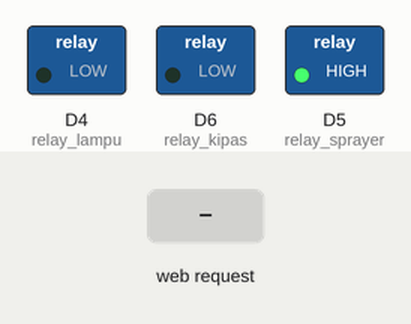
This sketch was run on a simulated ESP8266 (NodeMCU). Parts: switched loads named in the sketch (green lamp = pin HIGH). Inputs (shaded band) come from the test bench. WiFi joins after 1.5 s; servers stay silent unless stated; uploads are accepted with an empty reply; random numbers use the default seed unless the sketch sets one; EEPROM starts erased; what the sketch prints to the serial monitor is not drawn.

Above: at 2.7 s.
2.8 s: HTTP request GET /sprayer_on received
At 8.3 s:
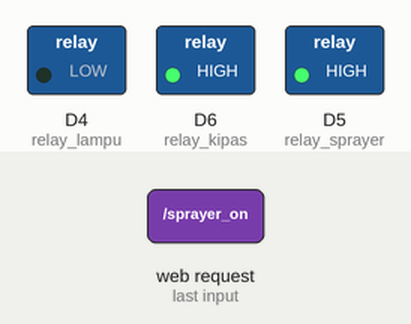
11.3 s: HTTP request GET /kipas_on received
At 19.5 s:
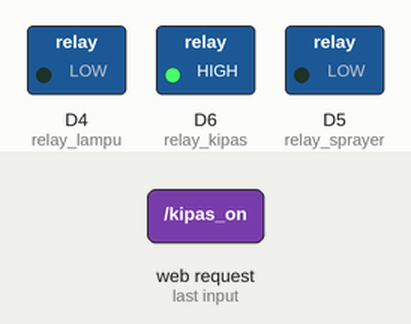
19.8 s: HTTP request GET /kipas_off received
At 30.7 s:
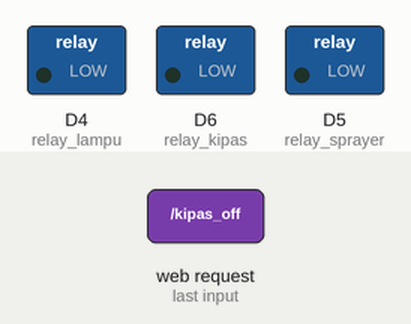
Timing chart, 0 to 32.4 s (numbered marks = the images above; inputs shaded):
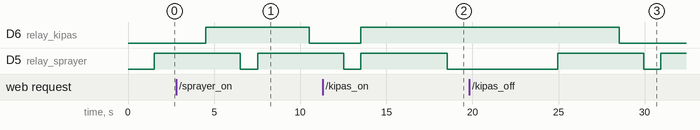

Measured:
- after the input at 19.8 s, D6 (relay_kipas): HIGH → LOW after 8.7 s

The sketch:

IM_WEB.ino
```cpp
#include <ArduinoOTA.h>
#include <ESP8266WebServer.h>
//#include WebServer???     //esp32
#include <Ticker.h>
//#include <LiquidCrystal_I2C.h>
//#include <DHT.h>
#include <ESP8266WiFi.h>
//#include <WiFi.h>     //esp32
#include <ESP8266HTTPClient.h>
//#include <HTTPClient.h>  //esp32
#include <WiFiClientSecure.h>
//#include <RTClib.h>
#include <EEPROM.h>
#include "web.h"


ESP8266WebServer server(80);

// Password untuk autentikasi OTA
const char* ota_password = "123";
void setupOTA();
String OTA_msg = "Update #2";

// Google script Web_App_URL.
String Web_App_URL = "https://script.google.com/macros/s/AKfycbz3S04CGjpaPvaXhfWPEMwXwXurooe9cCbCTPkuVKQfBuWraHT5OzGsCln2pL3PFu-r/exec";
void spreadsheet();
int dataSpreadsheet;
String warning;

char ssid[] = "Prastzy.net";
char pass[] = "123456781";
//const char* ssid ="bebas";
//const char* password = "akunulisaja";

//#define DHTPIN 4
//#define DHTTYPE DHT22
#define relay_kipas D6//19
#define relay_sprayer D5//18
#define relay_lampu D4//17
//#define LDR_PIN 34 //analog pin

//LiquidCrystal_I2C lcd(0x27, 20, 4);
//DHT dht(DHTPIN, DHTTYPE);

//RTC_DS1307 rtc;
int setWaktu1 [] = {4,0,0}; //jam, menit, detik
int setWaktu2 [] = {5,0,0};
int setWaktu3 [] = {18,0,0};

int lightValue;
float temperature, humidity;
float set_temperature = 30;
float set_humidity = 80;
float set_light = 1000;
long lama_cahaya, lama_lampu, waktu_lampu;
#define EEPROM_SIZE 12
String kondisi_kipas = "Padam", kondisi_sprayer = "Padam", kondisi_lampu = "Padam";
bool jam4, jam5_18, jam18_4, status_kipas, status_sprayer, status_lampu;

void baca_RTC();
void setup_wifi();
void kontrol_sprayer();
void handleRoot();
void handleNotFound();
void handleData();

Ticker task1, task2, task3;
void monitoring();
void kontrol_kipas();
void kontrol_lampu();

void setup() {
  Serial.begin(115200);
  pinMode(relay_kipas, OUTPUT);
  pinMode(relay_sprayer, OUTPUT);
  pinMode(relay_lampu, OUTPUT);
  //pinMode(LDR_PIN, INPUT);

  setup_wifi();
  //dht.begin();
  //lcd.init();
  /*
  lcd.backlight();
  lcd.setCursor(3,1);
  lcd.print("START  PROGRAM");
  lcd.setCursor(3,2);
  lcd.print("==============");
  delay(1000);
  lcd.clear();
  */

  // Inisialisasi EEPROM
  EEPROM.begin(EEPROM_SIZE);
  // Membaca nilai terakhir dari EEPROM
  lama_cahaya = readLong(0); // Offset 0
  waktu_lampu = readLong(4); // Offset 4
  lama_lampu = readLong(8); // Offset 8
  // Menampilkan nilai awal dari EEPROM
  Serial.println("Nilai Lama Cahaya dari EEPROM: " + String(lama_cahaya));
  Serial.println("Nilai Lama Lampu dari EEPROM: " + String(lama_lampu));
  Serial.println("Nilai Waktu Lampu dari EEPROM: " + String(waktu_lampu));


  /*
   if (! rtc.begin()) {
    Serial.println("RTC tidak ditemukan");
    while (1);
  }

  if (!rtc.isrunning()) {
    Serial.println("RTC tidak berjalan, setting waktu...");
    rtc.adjust(DateTime(F(__DATE__), F(__TIME__))); // Set waktu sesuai waktu kompilasi
  }
  */
  ArduinoOTA.setHostname("esp8266 - Iklim Mikro");
  ArduinoOTA.setPassword(ota_password);
  ArduinoOTA.begin();
  task1.attach(3, monitoring);
  task2.attach(3, kontrol_kipas);
  task3.attach(3, kontrol_lampu);

  server.on("/", [](){
    handleRoot();
  });
  //kipas
  server.on("/kipas_on", [](){
    Serial.println("");
    Serial.print("/kipas_on");
    Serial.println("");
    status_kipas = true;
    handleRoot();
  });
  server.on("/kipas_off", [](){
    Serial.println("");
    Serial.print("/kipas_off");
    Serial.println("");
    status_kipas = false;
    handleRoot();
  });
  //sprayer
  server.on("/sprayer_on", [](){
    Serial.println("");
    Serial.print("/sprayer_on");
    Serial.println("");
    status_sprayer = true;
    handleRoot();
  });
  server.on("/sprayer_off", [](){
    Serial.println("");
    Serial.print("/sprayer_off");
    Serial.println("");
    status_sprayer = false;
    handleRoot();
  });
  //lampu
  server.on("/lampu_on", [](){
    Serial.println("");
    Serial.print("/lampu_on");
    Serial.println("");
    status_lampu = true;
    handleRoot();
  });
  server.on("/lampu_off", [](){
    Serial.println("");
    Serial.print("/lampu_off");
    Serial.println("");
    status_lampu = false;
    handleRoot();
  });

  server.on("/data", handleData);
  server.onNotFound(handleNotFound);
  server.begin();
  Serial.println("HTTP server started");
}

void loop() {
  kontrol_sprayer();

  ArduinoOTA.handle();
  if (status_kipas){
    spreadsheet();
    delay(5000);
  }
  delay(1000);
}

//Task monitoring
void monitoring() {
/*
    //baca sensor
    temperature = dht.readTemperature();
    humidity = dht.readHumidity();
    lightValue = analogRead(LDR_PIN);
    baca_RTC();

    //serial monitor
    Serial.print("Suhu : "); Serial.println(temperature);
    Serial.print("Kelembaban : "); Serial.println(humidity);
    Serial.print("Cahaya : "); Serial.println(lightValue);
    Serial.println("");
*/
    server.handleClient();
    temperature = random(25, 36);
    humidity = random(70, 91);
    lightValue = random(500, 1000);
    //Print LCD
    /*
    lcd.setCursor(0, 1);
    lcd.print("Temp: "); lcd.print(temperature); lcd.print(" C");
    lcd.setCursor(0, 2);
    lcd.print("Hum: "); lcd.print(humidity); lcd.print(" %");
    lcd.setCursor(0, 3);
    lcd.print("LDR: "); lcd.print(lightValue);
    */
}

//Task pengkondisian kipas
void kontrol_kipas(){
    if (temperature > set_temperature){
      digitalWrite (relay_kipas, HIGH);
      kondisi_kipas = "Menyala";
    }
    else if (temperature <= set_temperature) {
      if (status_kipas){
        digitalWrite (relay_kipas, HIGH);
        kondisi_kipas = "Menyala";
      }else {
        digitalWrite (relay_kipas, LOW);
        kondisi_kipas = "Padam";
      }
    }
}

//Task pengkondisian sprayer
void kontrol_sprayer(){
    if (humidity < set_humidity){
      digitalWrite (relay_sprayer, HIGH);
      kondisi_sprayer = "Menyala";
      delay(5000);
      digitalWrite (relay_sprayer, LOW);
      kondisi_sprayer = "Padam";
    }
    else if (humidity >= set_humidity) {
      if (status_sprayer){
        digitalWrite (relay_sprayer, HIGH);
        kondisi_sprayer = "Menyala";
        delay(5000);
        digitalWrite (relay_sprayer, LOW);
        kondisi_sprayer = "Padam";
      }else {
        digitalWrite (relay_sprayer, LOW);
        kondisi_sprayer = "Padam";
      }
    }
}

//task baca cahaya
void kontrol_lampu () {
    //DateTime now = rtc.now();
    //jam 4 pagi, reset
    //reset dibuat antara jam 04:00:00 sampai 04:00:10
    //if (now.hour() == setWaktu1[0] && now.minute() == setWaktu[1] && now.second() == setWaktu[2]){
    if (jam4 == true) {
      //Serial.println("reset lama_cahaya menjadi 0");
      lama_cahaya = 0;
      //Serial.println("reset lama_lampu menjadi 0");
      waktu_lampu = 0;
      lama_lampu = 100;
    }
    //jam 5 sampai jam 18, menghitung lama cahaya
    //if (now.hour() > setWaktu2[0] && now.hour() < setWaktu3[0]){
    if (jam5_18 == true) {
        if (lightValue >= set_light) {
          if (lama_cahaya >= 99){
            Serial.print("lama cahaya :"); Serial.println(lama_cahaya);
          }else {
            lama_cahaya += 3;
            Serial.print("lama cahaya :"); Serial.println(lama_cahaya);
          }
        }
        else {
           Serial.print("lama cahaya :"); Serial.println(lama_cahaya);
        }
        lama_lampu = (100 - lama_cahaya);
        Serial.print("lama lampu : "); Serial.println(lama_lampu);
    }
    //jam 18 sampai jam 3 , menyalakan lampu
    //if (now.hour() > setWaktu3[0] && now.hour() < setWaktu1[0]){
    if (jam18_4 == true) {
      if (waktu_lampu >= 0 && waktu_lampu < lama_lampu) {
        digitalWrite (relay_lampu, HIGH);
        kondisi_lampu = "Menyala";
        waktu_lampu += 3;
        Serial.print("lampu menyala : "); Serial.println(waktu_lampu);
      }
      else if (waktu_lampu >= lama_lampu){
        if (status_lampu){
          digitalWrite (relay_lampu, HIGH);
          kondisi_lampu = "Menyala";
        }else {
          Serial.println("lampu padam");
          digitalWrite (relay_lampu, LOW);
          kondisi_lampu = "Padam";
        }
      }
    }
    // Simpan nilai terbaru ke EEPROM
    writeLong(0, lama_cahaya); // Simpan di offset 0
    writeLong(4, waktu_lampu); // Simpan di offset 4
    writeLong(8, lama_lampu); // Simpan di offset 8
    EEPROM.commit(); // Pastikan data tersimpan ke memori
}

// Fungsi untuk membaca long dari EEPROM
long readLong(int address) {
  long value = 0;
  for (int i = 0; i < 4; i++) {
    value |= (EEPROM.read(address + i) << (8 * i));
  }
  return value;
}

// Fungsi untuk menulis long ke EEPROM
void writeLong(int address, long value) {
  for (int i = 0; i < 4; i++) {
    EEPROM.write(address + i, (value >> (8 * i)) & 0xFF);
  }
}

void setup_wifi() {
  delay(10);
  Serial.println();
  Serial.print("Menghubungkan ke ");
  Serial.println(ssid);
  WiFi.begin(ssid, pass);
  while (WiFi.status() != WL_CONNECTED) {
    delay(500);
    Serial.print(".");
  }
  Serial.println("");
  Serial.print("Terhubung ke WiFi dengan IP: ");
  Serial.println(WiFi.localIP());
}

void baca_RTC(){
  //Serial monitor
  /*
  Serial.print("Current time: ");
  Serial.print(now.year(), DEC);
  Serial.print('/');
  Serial.print(now.month(), DEC);
  Serial.print('/');
  Serial.print(now.day(), DEC);
  Serial.print(" (");
  Serial.print(daysOfTheWeek[now.dayOfTheWeek()]);
  Serial.print(") ");
  Serial.print(" - ");
  Serial.print(now.hour(), DEC);
  Serial.print(':');
  Serial.print(now.minute(), DEC);
  Serial.print(':');
  Serial.print(now.second(), DEC);
  Serial.println();
  //LCD
  lcd.setCursor(0,0);
  lcd.print(now.year(), DEC);
  lcd.print('/');
  lcd.print(now.month(), DEC);
  lcd.print('/');
  lcd.print(now.day(), DEC);
  lcd.print(" - ");
  lcd.print(now.hour(), DEC);
  lcd.print(':');
  lcd.print(now.minute(), DEC);
  lcd.print(':');
  lcd.print(now.second(), DEC);
  */
}

void spreadsheet(){
  // This condition is the condition for sending or writing data to Google Sheets.
  if (WiFi.status() == WL_CONNECTED) {
    String Send_Data_URL = Web_App_URL + "?sts=write";
    Send_Data_URL += "&lightValue=" + String (lightValue);
    Send_Data_URL += "&temperature=" + String(temperature);
    Send_Data_URL += "&humidity=" + String(humidity);
    Send_Data_URL += "&kipas=" + kondisi_kipas;
    Send_Data_URL += "&sprayer=" + kondisi_sprayer;
    Serial.println();
    Serial.println("-------------");
    Serial.println("Send data to Google Spreadsheet...");
    Serial.print("URL : ");
    Serial.println(Send_Data_URL);

      WiFiClientSecure client;
      client.setInsecure(); // Nonaktifkan validasi SSL
      HTTPClient http;
      http.begin(client, Send_Data_URL);
      http.setFollowRedirects(HTTPC_STRICT_FOLLOW_REDIRECTS);
      int httpCode = http.GET();
      http.end();

      String Read_Data_URL = Web_App_URL + "?sts=read";
      http.begin(client, Read_Data_URL);
      http.setFollowRedirects(HTTPC_STRICT_FOLLOW_REDIRECTS);
      httpCode = http.GET();
      Serial.print("HTTP Status Code : ");
      Serial.println(httpCode);
      if (httpCode > 0) {
        String payload = http.getString();
        Serial.println("Data ke : " + payload);
        dataSpreadsheet = payload.toInt();
      }
      http.end();
      Serial.println("-------------");
  }
}


void handleRoot() {
  server.send(200, "text/html", SendHTML(temperature, humidity, lightValue, kondisi_kipas, kondisi_sprayer, kondisi_lampu));
}

void handleNotFound(){
  String message = "File Not Found\n\n";
  message += "URI: ";
  message += server.uri();
  message += "\nMethod: ";
  message += (server.method() == HTTP_GET)?"GET":"POST";
  message += "\nArguments: ";
  message += server.args();
  message += "\n";
  for (uint8_t i=0; i<server.args(); i++){
  message += " " + server.argName(i) + ": " + server.arg(i)+ "\n";
  }
  server.send(404, "text/plain", message);
}

void handleData() {
  String json = "{";
  json += "\"temperature\":" + String(temperature) + ",";
  json += "\"humidity\":" + String(humidity) + ",";
  json += "\"lightValue\":" + String(lightValue) + ",";
  json += "\"kondisi_kipas\":\"" + kondisi_kipas + "\",";
  json += "\"kondisi_sprayer\":\"" + kondisi_sprayer + "\",";
  json += "\"kondisi_lampu\":\"" + kondisi_lampu + "\"";
  json += "}";
  server.sendHeader("Cache-Control", "no-cache, no-store, must-revalidate");
  server.sendHeader("Pragma", "no-cache");
  server.sendHeader("Expires", "-1");
  server.send(200, "application/json", json);
}
```

Apps_Script.ino
```cpp
//Program ESP_Spreadsheet Iklim Mikro

/*
function doGet(e) {
  Logger.log(JSON.stringify(e));
  var result = 'Ok';
  if (e.parameter == 'undefined') {
    result = 'No Parameters';
  }
  else {
    var sheet_id = '1IKQU8h4dVo9KKv69Chr1sNzfcQOmlh4LeF0Fe2pe_4k';   // Spreadsheet ID.
    var sheet_name = "Data_Iklim_Mikro";  // Sheet Name in Google Sheets.

    var sheet_open = SpreadsheetApp.openById(sheet_id);
    var sheet_target = sheet_open.getSheetByName(sheet_name);

    var newRow = sheet_target.getLastRow() + 1;

    var rowDataLog = [];

    var Data_for_I3;
    var Data_for_J3;
    var Data_for_K3;
    var Data_for_L3;
    var Data_for_M3;
    var Data_for_N3;
    var Data_for_O3;

    var Curr_Date = Utilities.formatDate(new Date(), "Asia/Jakarta", 'dd/MM/yyyy');
    rowDataLog[0] = Curr_Date;  // Date will be written in column A (in the "DHT11 Sensor Data Logger" section).
    Data_for_I3 = Curr_Date;  // Date will be written in column I3 (in the "Latest DHT11 Sensor Data" section).

    var Curr_Time = Utilities.formatDate(new Date(), "Asia/Jakarta", 'HH:mm:ss');
    rowDataLog[1] = Curr_Time;  // Time will be written in column B (in the "DHT11 Sensor Data Logger" section).
    Data_for_J3 = Curr_Time;  // Time will be written in column J3 (in the "Latest DHT11 Sensor Data" section).

    var sts_val = '';

    for (var param in e.parameter) {
      Logger.log('In for loop, param=' + param);
      var value = stripQuotes(e.parameter[param]);
      Logger.log(param + ':' + e.parameter[param]);
      switch (param) {
        case 'sts':
          sts_val = value;
          break;

        case 'lightValue':
          rowDataLog[2] = value;  // Sensor Reading Status will be written in column C (in the "DHT11 Sensor Data Logger" section).
          Data_for_K3 = value;  // Sensor Reading Status will be written in column K3 (in the "Latest DHT11 Sensor Data" section).
          result += ', Sensor Reading Status Written on column C';
          break;

        case 'temperature':
          rowDataLog[3] = value;  // The temperature value will be written in column D (in the "DHT11 Sensor Data Logger" section).
          Data_for_L3 = value;  // The temperature value will be written in column L3 (in the "Latest DHT11 Sensor Data" section).
          result += ', Temperature Written on column D';
          break;

        case 'humidity':
          rowDataLog[4] = value; // The humidity value will be written in column E (in the "DHT11 Sensor Data Logger" section).
          Data_for_M3 = value;  // The humidity value will be written in column M3 (in the "Latest DHT11 Sensor Data" section).
          result += ', Humidity Written on column E';
          break;

        case 'kipas':
          rowDataLog[5] = value;  // The state of Switch_1 will be written in column F (in the "DHT11 Sensor Data Logger" section).
          Data_for_N3 = value;  // The state of Switch_1 will be written in column N3 (in the "Latest DHT11 Sensor Data" section).
          result += ', Switch_1 Written on column F';
          break;

          case 'sprayer':
          rowDataLog[6] = value;  // The state of Switch_1 will be written in column F (in the "DHT11 Sensor Data Logger" section).
          Data_for_O3 = value;  // The state of Switch_1 will be written in column N3 (in the "Latest DHT11 Sensor Data" section).
          result += ', Switch_1 Written on column F';
          break;

        default:
          result += ", unsupported parameter";
      }
    }

    // Tambahkan nomor urut di kolom H
    var nomorUrut = newRow - 3; // Baris keberapa dihitung berdasarkan posisi
    rowDataLog[7] = nomorUrut;

    // Conditions for writing data received from ESP32 to Google Sheets.
    if (sts_val == 'write') {
      // Writes data to the "DHT11 Sensor Data Logger" section.
      Logger.log(JSON.stringify(rowDataLog));
      var newRangeDataLog = sheet_target.getRange(newRow, 1, 1, rowDataLog.length);
      newRangeDataLog.setValues([rowDataLog]);

      // Write the data to the "Latest DHT11 Sensor Data" section.
      var RangeDataLatest = sheet_target.getRange('I3:O3');
      RangeDataLatest.setValues([[Data_for_I3, Data_for_J3, Data_for_K3, Data_for_L3, Data_for_M3, Data_for_N3, Data_for_O3]]);

      return ContentService.createTextOutput(result);
    }

    // Conditions for sending data to ESP32 when ESP32 reads data from Google Sheets.
    if (sts_val == 'read') {
      var nomorUrut = sheet_target.getRange(newRow - 1, 8).getValue(); // Baca dari kolom H
      return ContentService.createTextOutput(nomorUrut);
    }
  }
}
function stripQuotes( value ) {
  return value.replace(/^["']|['"]$/g, "");
}

 */
```

Spreadsheet_info.ino
```cpp
//Program ESP_Spreadsheet Iklim Mikro

/*

Google Sheets Project Name      : Data_Greenhouse
Link Google SpreadSheet         : https://docs.google.com/spreadsheets/d/1IKQU8h4dVo9KKv69Chr1sNzfcQOmlh4LeF0Fe2pe_4k/edit?gid=0#gid=0
Google Sheets ID                : 1IKQU8h4dVo9KKv69Chr1sNzfcQOmlh4LeF0Fe2pe_4k
Sheet Name                      : Data_Iklim_Mikro

Data Logger
Date | Time | Nilai Cahaya | Temperature | Humidity | Kipas | Sprayer

Latest Data Logger
Date | Time | Nilai Cahaya | Temperature | Humidity | Kipas | Sprayer


Google Apps Script Project Name : Iklim Mikro
Web app URL            : https://script.google.com/macros/s/AKfycbz3S04CGjpaPvaXhfWPEMwXwXurooe9cCbCTPkuVKQfBuWraHT5OzGsCln2pL3PFu-r/exec

Web app URL Test Write : https://script.google.com/macros/s/AKfycbz3S04CGjpaPvaXhfWPEMwXwXurooe9cCbCTPkuVKQfBuWraHT5OzGsCln2pL3PFu-r/exec?sts=write&lightValue=123&temperature=321&humidity=678&kipas=345&sprayer=abc

Web app URL Test Read  : https://script.google.com/macros/s/AKfycbz3S04CGjpaPvaXhfWPEMwXwXurooe9cCbCTPkuVKQfBuWraHT5OzGsCln2pL3PFu-r/exec?sts=read

*/
```

Source omitted: web.cpp (9286 bytes), web.h (224 bytes)
